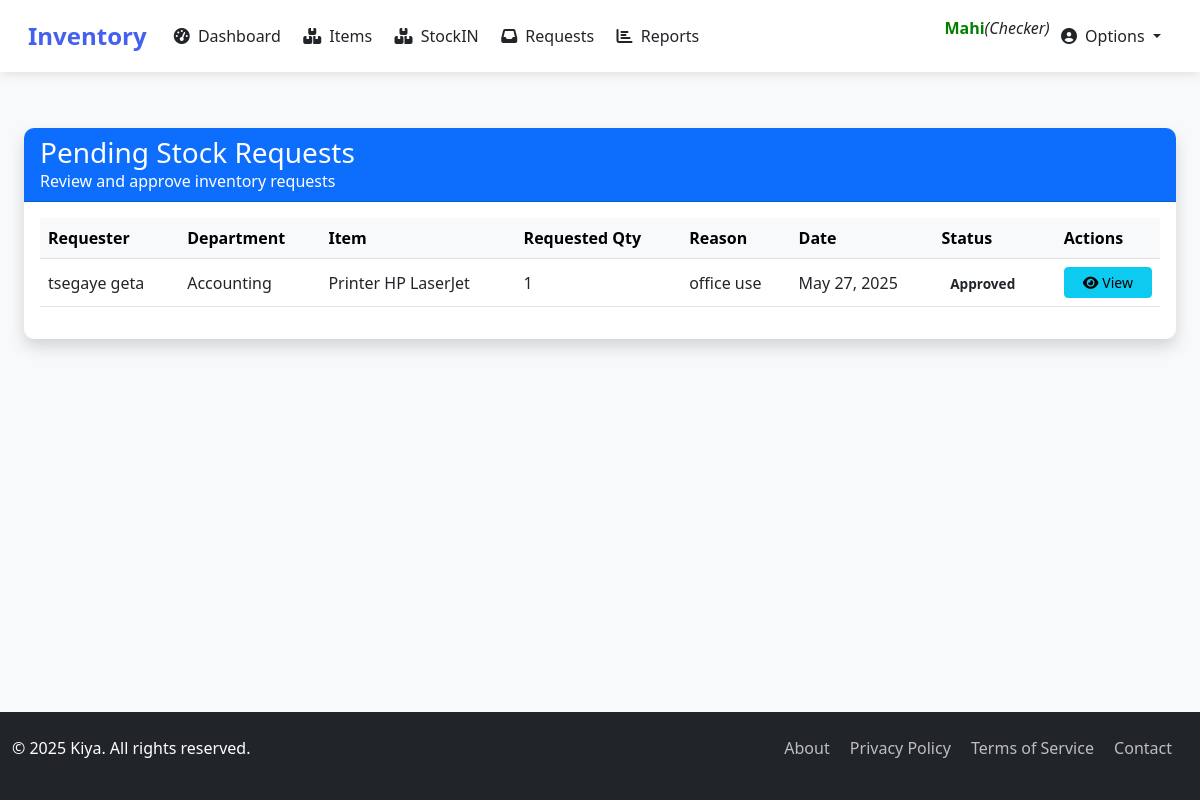
The app's page /viewitems/2 (signed in) with its own data.
### under/models.py (models this page shows, shortened)
class StockRequest(models.Model):
    STATUS_CHOICES = [
        ('Pending', 'Pending'),
        ('Approved', 'Approved'),
        ('Partially Approved', 'Partially Approved'),
        ('Rejected', 'Rejected'),
        ('Fulfilled', 'Fulfilled'),
    ]
    request_id = models.CharField(max_length=36, unique=True, blank=True, editable=False)
    department_user = models.ForeignKey(User, on_delete=models.CASCADE)
    department = models.ForeignKey('Department', on_delete=models.SET_NULL, null=True)
    item = models.ForeignKey('Item', on_delete=models.CASCADE)
    requested_quantity = models.PositiveIntegerField()
    reason = models.TextField(blank=True)
    request_date = models.DateTimeField(auto_now_add=True)
    status = models.CharField(max_length=20, choices=STATUS_CHOICES, default='Pending')
    approved_by = models.ForeignKey(User, on_delete=models.SET_NULL, null=True, blank=True, related_name='approved_requests')
    approved_quantity = models.PositiveIntegerField(null=True, blank=True)
    admin_remarks = models.TextField(blank=True, null=True)
    approved_date = models.DateTimeField(null=True, blank=True)
    is_viewed_by_maker = models.BooleanField(default=False)

class Department(models.Model):
    name = models.CharField(max_length=100, unique=True)
    description = models.TextField(blank=True, null=True)

class Item(models.Model):
    name = models.CharField(max_length=100)
    product_number   = models.CharField(max_length=100, unique=True)
    description = models.TextField()
    category = models.ForeignKey('Category', on_delete=models.SET_NULL, null=True)
    quantity_in_stock = models.PositiveIntegerField(default=0)
    image = models.ImageField(upload_to='product_images/', blank=True, null=True)
    unit_price = models.DecimalField(max_digits=10, decimal_places=2)

### under/views.py (the view)
# urls.py: path('viewitems/<int:id>', views.viewitems, name='viewitems'),
@user_passes_test(is_checker)
def viewitems(request, id):
    requests = StockRequest.objects.filter(id=id)
    context = {
        'requests': requests,
    }
    return render(request, 'checker/viewitems.html', context)

### under/context_processors.py (called while the page is built)
def pending_requests_count(request):
    if request.user.is_authenticated :  # Adjust based on your user model
        count = StockRequest.objects.filter(status='Pending').count()
        return {'pending_requests_count': count}
    return {'pending_requests_count': 0}

### under/views.py (called while the page is built)
def is_checker(user):
    return user.groups.filter(name='checker').exists()

### under/templates/checker/viewitems.html (shortened to what this page needs)
{% extends 'checker/base.html' %}
{% block content %}
<div class="container py-4">
    <div class="card shadow">
        <div class="card-header bg-primary text-white">
            <h3 class="mb-0">Pending Stock Requests</h3>
            <p class="mb-0">Review and approve inventory requests</p>
        </div>
        <div class="card-body">
            {% if requests %}
            <div class="table-responsive">
                <table class="table table-hover align-middle">
                    <thead class="table-light">
                        <tr>
                            <th>Requester</th>
                            <th>Department</th>
                            <th>Item</th>
                            <th>Requested Qty</th>
                            <th>Reason</th>
                            <th>Date</th>
                            <th>Status</th>
                            <th>Actions</th>
                        </tr>
                    </thead>
                    <tbody>
                        {% for request in requests %}
                        <tr>
                            <td>{{ request.department_user.get_full_name|default:request.department_user.username }}</td>
                            <td>{{ request.department.name }}</td>
                            <td>{{ request.item.name }}</td>
                            <td>{{ request.requested_quantity }} {{ request.item.unit }}</td>
                            <td class="text-truncate" style="max-width: 200px;" title="{{ request.reason }}">
                                {{ request.reason }}
                            </td>
                            <td>{{ request.request_date|date:"M d, Y" }}</td>
                            <td>
                                <span class="badge text-dark">{{ request.status }}</span>
                            </td>
                            <td>
                                {% if request.status == "Pending" %}
                                <form method="post" action="{% url 'approve_request' request.id %}" class="d-flex gap-2">
                                    {% csrf_token %}
                                    <input type="hidden" name="action" value="approve">
                                    <input type="number"
                                           name="approved_quantity"
                                           class="form-control form-control-sm"
                                           style="width: 80px;"
                                           min="1"
                                           max="{{ request.requested_quantity }}"
                                           value="{{ request.requested_quantity }}"
                                           required>
                                    <button type="submit" class="btn btn-success btn-sm">
                                        <i class="fas fa-check"></i> Approve
                                    </button>
                                    <button type="button"
                                            class="btn btn-sm btn-info"
                                            data-bs-toggle="modal"
                                            data-bs-target="#detailModal{{ request.id }}">
                                        <i class="fas fa-eye"></i> View
                                    </button>
                                </form>
                                <form method="post" action="{% url 'reject_request' request.id %}" class="mt-2">
                                    {% csrf_token %}
                                    <input type="hidden" name="action" value="reject">
                                    <button type="submit" class="btn btn-danger btn-sm w-100">
                                        <i class="fas fa-times"></i> Reject
                                    </button>
                                </form>
                                {% else %}
                                <button type="button"
                                        class="btn btn-sm btn-info w-100"
                                        data-bs-toggle="modal"
                                        data-bs-target="#detailModal{{ request.id }}">
                                    <i class="fas fa-eye"></i> View
                                </button>
                                {% endif %}
                            </td>
                        </tr>
                        {% endfor %}
                    </tbody>
                </table>
            </div>
            {% else %}
            <div class="alert alert-info mb-0">
                <i class="fas fa-info-circle me-2"></i> There are currently no pending stock requests.
            </div>
            {% endif %}
        </div>
    </div>
</div>
{% endblock %}

### under/templates/checker/base.html (shortened to what this page needs)
<!DOCTYPE html>
<html lang="en">
<head>
      <link rel="stylesheet" href="https://cdnjs.cloudflare.com/ajax/libs/font-awesome/6.0.0-beta3/css/all.min.css">
    <link href="https://cdn.jsdelivr.net/npm/bootstrap@5.3.0/dist/css/bootstrap.min.css" rel="stylesheet">
</head>
<body>
    <nav class="navbar navbar-expand-lg navbar-light sticky-top">
        <div class="container">
            <a class="navbar-brand" href="/">Inventory</a>
            <div class="collapse navbar-collapse" id="navbarNav">
                <ul class="navbar-nav me-auto">
                    <li class="nav-item">
                        <a class="nav-link {% if request.path == '/dashboard' %}active{% endif %}" href="{% url 'dashboard_checker' %}">
                            <i class="fas fa-tachometer-alt me-1"></i> Dashboard
                        </a>
                    </li>
                    <li class="nav-item">
                        <a class="nav-link {% if request.path == '/items' %}active{% endif %}" href="{% url 'item_list_checker' %}">
                            <i class="fas fa-boxes me-1"></i> Items
                        </a>
                    </li>
                    <li class="nav-item">
                        <a class="nav-link {% if request.path == '/items' %}active{% endif %}" href="{% url 'stockin_checker' %}">
                            <i class="fas fa-boxes me-1"></i> StockIN
                        </a>
                    </li>
                    <li class="nav-item">
    <a class="nav-link {% if request.path == '/items' %}active{% endif %}" href="{% url 'checker_requests' %}">
        <i class="fas fa-inbox me-1"></i> Requests
    </a>
</li>
                    <li class="nav-item">
                        <a class="nav-link {% if request.path == '/reports' %}active{% endif %}" href="#">
                            <i class="fas fa-chart-bar me-1"></i> Reports
                        </a>
                    </li>
                </ul>
                <ul class="navbar-nav">
                    <p style="color:green; font-weight:bold;">{{ request.user | title }}</p> <i>(Checker)</i>
                    <li class="nav-item dropdown">
                        <a class="nav-link dropdown-toggle" href="#" id="navbarDropdown" role="button" data-bs-toggle="dropdown">
                            <i class="fas fa-user-circle me-1"></i> Options
                        </a>
                    </li>
                </ul>
            </div>
        </div>
    </nav>
    <main class="content">
        <div class="container">
            {% block content %}{% endblock %}
        </div>
    </main>
    <footer>
        <div class="container">
            <div class="row">
                <div class="col-md-6">
                    <p>&copy; 2025 Kiya. All rights reserved.</p>
                </div>
                <div class="col-md-6 text-md-end">
                    <div class="footer-links">
                        <a href="/about">About</a>
                        <a href="/privacy">Privacy Policy</a>
                        <a href="/terms">Terms of Service</a>
                        <a href="/contact">Contact</a>
                    </div>
                </div>
            </div>
        </div>
    </footer>
</body>
</html>

### under/templates/checker/base.html (style rules this page uses)
:root { --primary: #4361ee; --primary-dark: #3a56d4; --light: #f8f9fa; --dark: #212529; }
body { font-family: 'Segoe UI', Tahoma, Geneva, Verdana, sans-serif; display: flex; flex-direction: column; min-height: 100vh; background-color: #f8f9fa; }
.navbar { background-color: white; box-shadow: 0 2px 10px rgba(0, 0, 0, 0.1); padding: 0.8rem 1rem; }
.navbar-brand { font-weight: 700; color: var(--primary); font-size: 1.5rem; }
.nav-link { font-weight: 500; color: var(--dark); padding: 0.5rem 1rem; margin: 0 0.2rem; border-radius: 5px; transition: all 0.3s; position: relative; }
.content { flex: 1; padding: 2rem 0; }
footer { background-color: var(--dark); color: white; padding: 1.5rem 0; margin-top: auto; }
.footer-links a { color: rgba(255, 255, 255, 0.7); text-decoration: none; margin-right: 1rem; transition: color 0.3s; }
.container { max-width: 1900px; }
.nav-item { position: relative; }

### under/templates/checker/viewitems.html (style rules this page uses)
.card { border: none; border-radius: 10px; }
.card-header { border-radius: 10px 10px 0 0 !important; }
.table th { font-weight: 600; background-color: #f8f9fa; }
.badge { font-size: 0.85em; padding: 0.35em 0.65em; }
.text-truncate { overflow: hidden; text-overflow: ellipsis; white-space: nowrap; }
.btn-sm { padding: 0.25rem 0.5rem; font-size: 0.875rem; }

### records on screen
StockRequest: department_user.get_full_name "tsegaye geta", department.name "Accounting", item.name "Printer HP LaserJet", requested_quantity "1", reason "office use", request_date "May 27, 2025", status "Approved"

### other values on screen
{{ request.user | title }} "Mahi"
